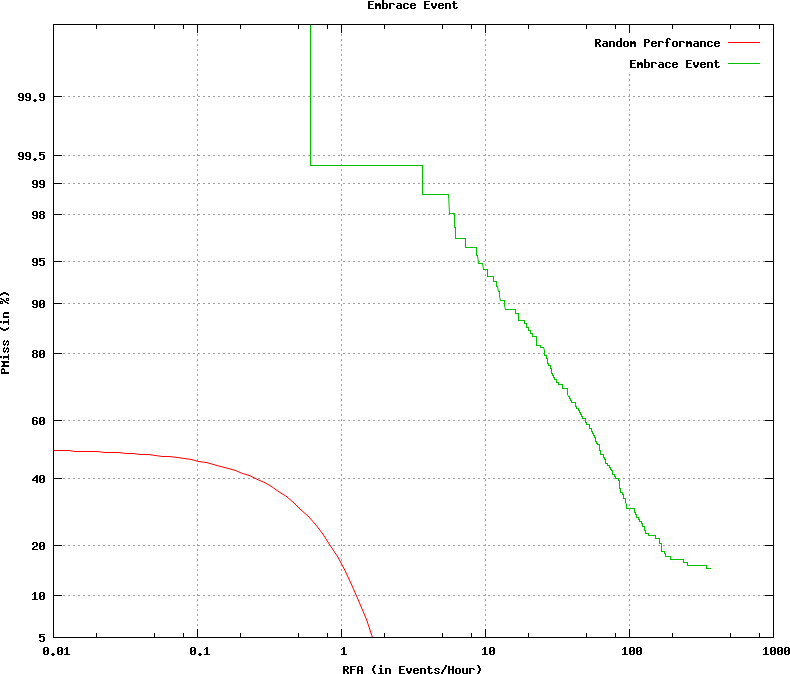

Source code (gnuplot):
set terminal postscript color
set noxzeroaxis
set noyzeroaxis
### Using xScale = log
### Using yScale = nd
set style fill  transparent solid 0.10 noborder
### keyLoc=top keySpacing=0.7 keyFontFace=medium keyFontSize=
set key top samplen 1 spacing 0.7  font "medium,"
set size ratio 0.85
set title 'Embrace Event'
set grid
set pointsize 3
set ylabel 'PMiss (in %)'
set xlabel 'RFA (in Events/Hour)'

set xtics 
set logscale x
set noytics
set ytics ('5' -1.6449, '10' -1.2816, '20' -0.8416, '40' -0.2533, '60' 0.2533, '80' 0.8416, '90' 1.2816, '95' 1.6449, '98' 2.0537, '99' 2.3263, '99.5' 2.5758, '99.9' 3.0902)
plot [0.01:1000] [-1.64485362793551:3.7190172740417] \
  -x title 'Random Performance' with lines lc 1,\
    'x.det.Embrace_Event.dat.1' using 5:2 title 'Embrace Event' with  lines  lc 2
